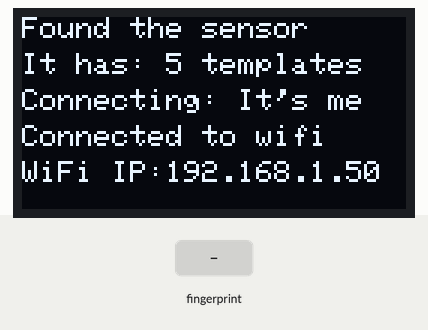
Simulated run of this sketch. Board: ESP32. Shown: 128×64 one-colour display. The test bench sets the inputs (shaded band). WiFi joins after 1.5 s; servers stay silent unless stated; web services answer with replies made up by the test bench; what the sketch prints to the serial monitor is not drawn.

Above: at 4.1 s.
At 7.2 s:
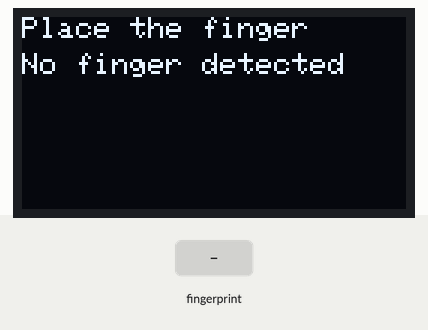
7.3 s: finger stored as number 1 placed on the sensor
At 10.1 s:
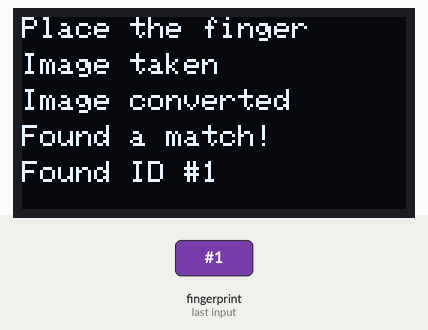
12.2 s: finger stored as number 1 placed on the sensor
At 13.96 s:
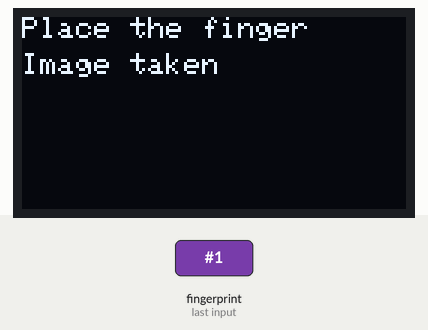
Timing chart, 0 to 15.5 s (numbered marks = the images above; inputs shaded):
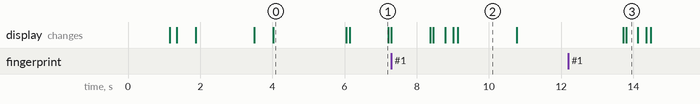

Measured:
- after the input at 7.3 s, the display: first differs from a run without the input after 1.2 s (image 2 shows a later state)
- after the input at 12.2 s, the display: first differs from a run without the input after 1.6 s (image 3)
- what the display in image 0 shows lasts 2.1 s, from 4.0 s to 6.1 s
- what the display in image 1 shows lasts 1.1 s, from 6.1 s to 7.2 s
- what the display in image 2 shows lasts 1.7 s, from 9.1 s to 10.8 s

The sketch:

Test_7_google_sheet_1000.ino
```cpp
#include <Wire.h>
#include <Adafruit_GFX.h>
#include <Adafruit_SSD1306.h>

#include <Adafruit_Fingerprint.h>
#include <HardwareSerial.h>
#include <WiFi.h>

String NAME;
String ID;
String Event_Name = "EC 6040";
String Key = "VmJDoz4WcT6PO0kaFBKlQ";
// Making IFTTT URL resource
String resource = "/trigger/" + Event_Name + "/with/key/" + Key;
// server where the HTTP requests  sent to trigger IFTTT events.
const char* server = "maker.ifttt.com";
// Replace with your SSID and Password
const char* ssid     = "It's me";
const char* password = "Ahsan123";


Adafruit_SSD1306 display(128, 64, &Wire, -1);
Adafruit_Fingerprint finger = Adafruit_Fingerprint(&Serial2);

void setup()
{
   // FOR oled dISPLAY
  display.begin(SSD1306_SWITCHCAPVCC, 0x3C);
  display.clearDisplay();
  display.setTextSize(1);
  display.setTextColor(WHITE);

  //OTHER CODE
  Serial.begin(9600);
  while (!Serial);  // For Yun/Leo/Micro/Zero/...
  delay(100);
  Serial.println("\n\nAdafruit finger detect test");

  // set the data rate for the sensor serial port
  finger.begin(57600);
  delay(5);
  if (finger.verifyPassword()) {
    display.setCursor(0, 0);
    display.print("Found the sensor");
    display.display();
    delay(10);
    Serial.println("Found fingerprint sensor!");
  } else {
    display.setCursor(0, 0);
    display.print("no fingerprint sensor");
    display.display();
    delay(1500);
    Serial.println("Did not find fingerprint sensor :(");
    while (1) { delay(1); }
  }

  Serial.println(F("Reading sensor parameters"));
  finger.getParameters();
  Serial.print(F("Status: 0x")); Serial.println(finger.status_reg, HEX);
  Serial.print(F("Sys ID: 0x")); Serial.println(finger.system_id, HEX);
  Serial.print(F("Capacity: ")); Serial.println(finger.capacity);
  Serial.print(F("Security level: ")); Serial.println(finger.security_level);
  Serial.print(F("Device address: ")); Serial.println(finger.device_addr, HEX);
  Serial.print(F("Packet len: ")); Serial.println(finger.packet_len);
  Serial.print(F("Baud rate: ")); Serial.println(finger.baud_rate);

  finger.getTemplateCount();
  if (finger.templateCount == 0) {
    display.setCursor(0, 12);
    display.print("no Data : Plz Enroll");
    display.display();
    delay(1500);
    Serial.print("Sensor doesn't contain any fingerprint data. Please run the 'enroll' example.");
  }
  else {
    finger.getTemplateCount();
    display.setCursor(0, 12);
    display.print("It has: ");
    display.print(finger.templateCount);display.print(" templates");
    display.display();
    Serial.println("Waiting for valid finger...");
    Serial.print("Sensor contains "); Serial.print(finger.templateCount); Serial.println(" templates");
    delay(500);

    display.setCursor(0, 24);
    display.print("Connecting: ");display.print(ssid);
    display.display();
    Serial.print("Connecting to: ");
    Serial.print(ssid);
    WiFi.begin(ssid, password);
    delay(100);

    int timeout = 10 * 4; // 10 seconds
    while (WiFi.status() != WL_CONNECTED  && (timeout-- > 0)) {
      delay(250);
      Serial.print(".");  //untill get connection
    }
    if (WiFi.status() == WL_CONNECTED) {

      display.setCursor(0, 36);
      display.print("Connected to wifi");
      display.display();
      Serial.println("Connected");
      delay(500);
    }
    else {
      display.setCursor(0, 36);
      display.print("Failed to connect");
      display.display();
      Serial.println("Failed to connect, going back to sleep");
      delay(1500);
      exit(0);
    }
    display.setCursor(0, 48);
    display.print("WiFi IP:");display.print(WiFi.localIP());
    display.display();
    Serial.print("WiFi connected in: ");
    Serial.print(millis());
    Serial.print(", IP address: ");
    Serial.println(WiFi.localIP());
    delay(2000);
  }
}


void loop()                     // run over and over again
{
  display.clearDisplay();
  display.setCursor(0, 0);
  display.print("Place the finger");
  display.display();

  getFingerprintID();
  delay(50);            //don't ned to run this at full speed.
}

uint8_t getFingerprintID() {
  uint8_t p = finger.getImage();
  switch (p) {
    case FINGERPRINT_OK:
      display.setCursor(0, 12);
      display.print("Image taken");
      display.display();
      delay(100);

      Serial.println("Image taken");
      break;
    case FINGERPRINT_NOFINGER:
      display.setCursor(0, 12);
      display.print("No finger detected");
      display.display();
      delay(1000);

      Serial.println("No finger detected");
      return p;
    case FINGERPRINT_PACKETRECIEVEERR:
      display.setCursor(0, 12);
      display.print("Communication Error");
      display.display();
      delay(2000);

      Serial.println("Communication error");
      return p;
    case FINGERPRINT_IMAGEFAIL:
      display.setCursor(0, 12);
      display.print("Imaging Error");
      display.display();
      delay(2000);

      Serial.println("Imaging error");
      return p;
    default:
      display.setCursor(0, 12);
      display.print("Error");
      display.display();
      delay(2000);

      Serial.println("Unknown error");
      return p;
  }

  // OK success!

  p = finger.image2Tz();
  switch (p) {
    case FINGERPRINT_OK:
      display.setCursor(0, 24);
      display.print("Image converted");
      display.display();
      delay(100);

      Serial.println("Image converted");
      break;
    case FINGERPRINT_IMAGEMESS:
      display.setCursor(0, 24);
      display.print("Error : too messy");
      display.display();
      delay(2000);

      Serial.println("Image too messy");
      return p;
    case FINGERPRINT_PACKETRECIEVEERR:
      display.setCursor(0, 24);
      display.print("Communication Error");
      display.display();
      delay(2000);

      Serial.println("Communication error");
      return p;
    case FINGERPRINT_FEATUREFAIL:
      display.setCursor(0, 24);
      display.print("Error: Nofeatures");
      display.display();
      delay(2000);

      Serial.println("Could not find fingerprint features");
      return p;
    case FINGERPRINT_INVALIDIMAGE:
      display.setCursor(0, 24);
      display.print("Error: Nofeatures");
      display.display();
      delay(2000);

      Serial.println("Could not find fingerprint features");
      return p;
    default:
      display.setCursor(0, 24);
      display.print("Error");
      display.display();
      delay(2000);

      Serial.println("Unknown error");
      return p;
  }

  // OK converted!
  p = finger.fingerSearch();
  if (p == FINGERPRINT_OK) {
    display.setCursor(0, 36);
    display.print("Found a match!");
    display.display();
    delay(100);

    Serial.println("Found a print match!");
  } else if (p == FINGERPRINT_PACKETRECIEVEERR) {

    display.setCursor(0, 36);
    display.print("Communication Error");
    display.display();
    delay(2000);

    Serial.println("Communication error");
    return p;
  } else if (p == FINGERPRINT_NOTFOUND) {

    display.setCursor(0, 36);
    display.print("Error : No match");
    display.display();
    delay(2000);

    Serial.println("Did not find a match");
    return p;
  } else {
    display.setCursor(0, 36);
    display.print("Error");
    display.display();
    delay(2000);

    Serial.println("Unknown error");
    return p;
  }

  // found a match!
  display.setCursor(0, 48);
  display.print("Found ID #");
  display.print(finger.fingerID);
  display.display();

  Serial.print("Found ID #"); Serial.print(finger.fingerID);
  Serial.print(" with confidence of "); Serial.println(finger.confidence);
  delay(1500);

  //saving Re number in Google sheet
  for (int fingerID = 1; fingerID <= 1000; fingerID++) {
    if (finger.fingerID == fingerID) {
      Serial.print("!!--");
      Serial.println(finger.fingerID);

      // Format ID with leading zeros based on the value
      if (fingerID <= 9) {
        ID = "00" + String(fingerID);
      }
      else if (fingerID > 9 && fingerID <= 99) {
        ID = "0" + String(fingerID);
      }
      else {
        ID = String(fingerID);
      }
      NAME = "2019/E/" + ID;
      if (finger.confidence >= 50) {

        display.clearDisplay();
        display.setCursor(0, 14);
        display.print("Marked : "); display.println(NAME);
        delay(100);
        display.setCursor(0, 36);
        display.print("remove finger");
        display.display();

        Serial.print("Attendance Marked for ");
        Serial.println(NAME);
        makeIFTTTRequest();
        delay(2500);
      }
      // No break statement here; the loop will continue checking other IDs
    }
  }
  return finger.fingerID;
}

// returns -1 if failed, otherwise returns ID #
int getFingerprintIDez() {
  uint8_t p = finger.getImage();
  if (p != FINGERPRINT_OK)  return -1;

  p = finger.image2Tz();
  if (p != FINGERPRINT_OK)  return -1;

  p = finger.fingerFastSearch();
  if (p != FINGERPRINT_OK)  return -1;

  // found a match!
  Serial.print("Found ID #"); Serial.print(finger.fingerID);
  Serial.print(" with confidence of "); Serial.println(finger.confidence);
  return finger.fingerID;
}


// Make an HTTP request to the IFTTT web service
void makeIFTTTRequest() {
  Serial.print("Connecting to ");
  Serial.print(server);

  WiFiClient client;
  int retries = 5;
  while (!!!client.connect(server, 80) && (retries-- > 0)) {
    Serial.print(".");
  }

  Serial.println();
  if (!!!client.connected()) {
    Serial.println("Failed to connect...");
  }

  Serial.print("Request resource: ");
  Serial.println(resource);

  // Temperature in Celsius
  String jsonObject = String("{\"value1\":\"") + NAME + "\",\"value2\":\"" + ID
                      + "\"}";

  client.println(String("POST ") + resource + " HTTP/1.1");
  client.println(String("Host: ") + server);
  client.println("Connection: close\r\nContent-Type: application/json");
  client.print("Content-Length: ");
  client.println(jsonObject.length());
  client.println();
  client.println(jsonObject);

  int timeout = 5 * 10; // 5 seconds
  while (!!!client.available() && (timeout-- > 0)) {
    delay(100);
  }
  if (!!!client.available()) {
    Serial.println("No response...");
  }
  while (client.available()) {
    Serial.write(client.read());
  }
  Serial.println("\nclosing connection");
  client.stop();
}
```
